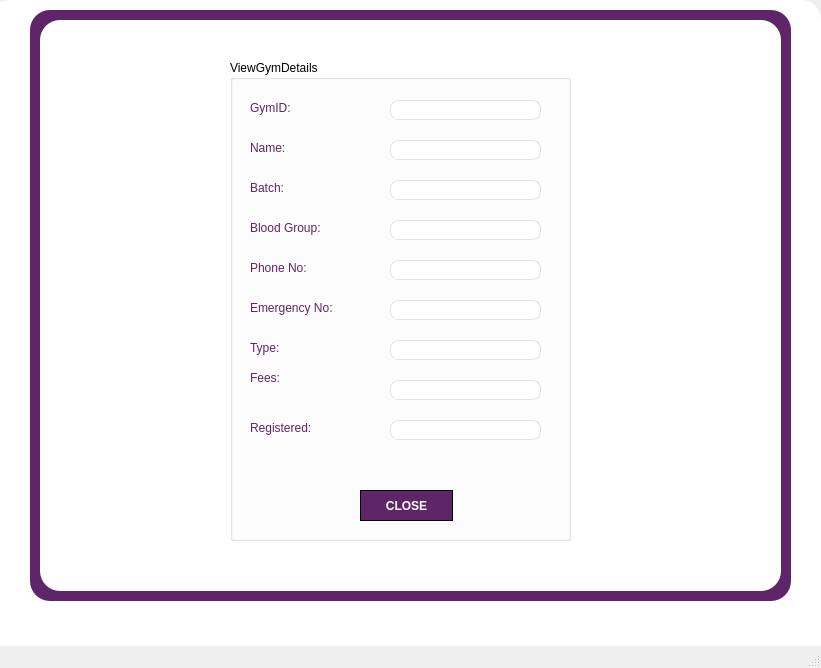
<?xml version="1.0" encoding="UTF-8"?>
<ui version="4.0">
 <class>MainWindow</class>
 <widget class="QMainWindow" name="MainWindow">
  <property name="geometry">
   <rect>
    <x>0</x>
    <y>0</y>
    <width>821</width>
    <height>668</height>
   </rect>
  </property>
  <property name="windowTitle">
   <string>MainWindow</string>
  </property>
  <property name="styleSheet">
   <string notr="true">


QLabel {
  color:#5e2568;
	
	font: 10pt &quot;Arial Nova&quot;;
}

QLineEdit {
  border-radius: 8px;
  border: 1px solid #e0e4e7;
  padding: 0px 15px;
}

QLineEdit:focus 
{
  border: 1px solid #d0e3ff;
}

QPushButton {
  font: 10pt &quot;Nirmala UI&quot;;
  background-color: #5e2568;
  color: #fff;
  font-weight: 600;
  border-radius: 100px;
  border: 1px solid;
  padding: 5px 15px;
  margin-top: 10px;
  outline: 0px;
}

QPushButton:hover,	
QPushButton:focus 
{
  border: 3px solid #9d00ff;
}



</string>
  </property>
  <widget class="QWidget" name="centralwidget">
   <widget class="QGroupBox" name="groupBox">
    <property name="geometry">
     <rect>
      <x>230</x>
      <y>60</y>
      <width>341</width>
      <height>481</height>
     </rect>
    </property>
    <property name="title">
     <string>ViewGymDetails</string>
    </property>
    <widget class="QLineEdit" name="lineEdit">
     <property name="geometry">
      <rect>
       <x>160</x>
       <y>40</y>
       <width>151</width>
       <height>20</height>
      </rect>
     </property>
    </widget>
    <widget class="QLineEdit" name="lineEdit_2">
     <property name="geometry">
      <rect>
       <x>160</x>
       <y>80</y>
       <width>151</width>
       <height>20</height>
      </rect>
     </property>
    </widget>
    <widget class="QLineEdit" name="lineEdit_3">
     <property name="geometry">
      <rect>
       <x>160</x>
       <y>120</y>
       <width>151</width>
       <height>20</height>
      </rect>
     </property>
    </widget>
    <widget class="QLineEdit" name="lineEdit_4">
     <property name="geometry">
      <rect>
       <x>160</x>
       <y>160</y>
       <width>151</width>
       <height>20</height>
      </rect>
     </property>
    </widget>
    <widget class="QLineEdit" name="lineEdit_5">
     <property name="geometry">
      <rect>
       <x>160</x>
       <y>200</y>
       <width>151</width>
       <height>20</height>
      </rect>
     </property>
    </widget>
    <widget class="QLabel" name="label_2">
     <property name="geometry">
      <rect>
       <x>20</x>
       <y>40</y>
       <width>71</width>
       <height>16</height>
      </rect>
     </property>
     <property name="text">
      <string>GymID:</string>
     </property>
    </widget>
    <widget class="QLabel" name="label_3">
     <property name="geometry">
      <rect>
       <x>20</x>
       <y>80</y>
       <width>101</width>
       <height>16</height>
      </rect>
     </property>
     <property name="text">
      <string>Name:</string>
     </property>
    </widget>
    <widget class="QLabel" name="label_4">
     <property name="geometry">
      <rect>
       <x>20</x>
       <y>120</y>
       <width>101</width>
       <height>16</height>
      </rect>
     </property>
     <property name="text">
      <string>Batch:</string>
     </property>
    </widget>
    <widget class="QLabel" name="label_5">
     <property name="geometry">
      <rect>
       <x>20</x>
       <y>160</y>
       <width>111</width>
       <height>16</height>
      </rect>
     </property>
     <property name="text">
      <string>Blood Group:</string>
     </property>
    </widget>
    <widget class="QLabel" name="label_6">
     <property name="geometry">
      <rect>
       <x>20</x>
       <y>200</y>
       <width>91</width>
       <height>16</height>
      </rect>
     </property>
     <property name="text">
      <string>Phone No:</string>
     </property>
    </widget>
    <widget class="QLabel" name="label_7">
     <property name="geometry">
      <rect>
       <x>20</x>
       <y>240</y>
       <width>121</width>
       <height>16</height>
      </rect>
     </property>
     <property name="text">
      <string>Emergency No:</string>
     </property>
    </widget>
    <widget class="QLineEdit" name="lineEdit_6">
     <property name="geometry">
      <rect>
       <x>160</x>
       <y>240</y>
       <width>151</width>
       <height>20</height>
      </rect>
     </property>
    </widget>
    <widget class="QLabel" name="label_8">
     <property name="geometry">
      <rect>
       <x>20</x>
       <y>280</y>
       <width>91</width>
       <height>16</height>
      </rect>
     </property>
     <property name="text">
      <string>Type:</string>
     </property>
    </widget>
    <widget class="QLineEdit" name="lineEdit_7">
     <property name="geometry">
      <rect>
       <x>160</x>
       <y>280</y>
       <width>151</width>
       <height>20</height>
      </rect>
     </property>
    </widget>
    <widget class="QPushButton" name="pushButton">
     <property name="geometry">
      <rect>
       <x>130</x>
       <y>420</y>
       <width>93</width>
       <height>41</height>
      </rect>
     </property>
     <property name="text">
      <string>CLOSE</string>
     </property>
    </widget>
    <widget class="QLabel" name="label_9">
     <property name="geometry">
      <rect>
       <x>20</x>
       <y>310</y>
       <width>91</width>
       <height>16</height>
      </rect>
     </property>
     <property name="text">
      <string>Fees:</string>
     </property>
    </widget>
    <widget class="QLabel" name="label_10">
     <property name="geometry">
      <rect>
       <x>20</x>
       <y>360</y>
       <width>91</width>
       <height>16</height>
      </rect>
     </property>
     <property name="text">
      <string>Registered:</string>
     </property>
    </widget>
    <widget class="QLineEdit" name="lineEdit_8">
     <property name="geometry">
      <rect>
       <x>160</x>
       <y>320</y>
       <width>151</width>
       <height>20</height>
      </rect>
     </property>
    </widget>
    <widget class="QLineEdit" name="lineEdit_9">
     <property name="geometry">
      <rect>
       <x>160</x>
       <y>360</y>
       <width>151</width>
       <height>20</height>
      </rect>
     </property>
    </widget>
   </widget>
   <widget class="QWidget" name="widget" native="true">
    <property name="geometry">
     <rect>
      <x>40</x>
      <y>20</y>
      <width>741</width>
      <height>571</height>
     </rect>
    </property>
    <property name="styleSheet">
     <string notr="true">background-color: rgb(255, 255, 255);
border-radius: 20px </string>
    </property>
   </widget>
   <widget class="QWidget" name="widget_2" native="true">
    <property name="geometry">
     <rect>
      <x>30</x>
      <y>10</y>
      <width>761</width>
      <height>591</height>
     </rect>
    </property>
    <property name="styleSheet">
     <string notr="true">background-color: rgb(94, 37, 104);
border-radius: 20px </string>
    </property>
   </widget>
   <widget class="QWidget" name="widget_3" native="true">
    <property name="geometry">
     <rect>
      <x>-10</x>
      <y>0</y>
      <width>831</width>
      <height>771</height>
     </rect>
    </property>
    <property name="styleSheet">
     <string notr="true">background-color: rgb(255, 255, 255);
border-radius: 20px </string>
    </property>
   </widget>
   <zorder>widget_3</zorder>
   <zorder>widget_2</zorder>
   <zorder>widget</zorder>
   <zorder>groupBox</zorder>
  </widget>
  <widget class="QMenuBar" name="menubar">
   <property name="geometry">
    <rect>
     <x>0</x>
     <y>0</y>
     <width>821</width>
     <height>26</height>
    </rect>
   </property>
  </widget>
  <widget class="QStatusBar" name="statusbar"/>
 </widget>
 <resources/>
 <connections/>
</ui>
